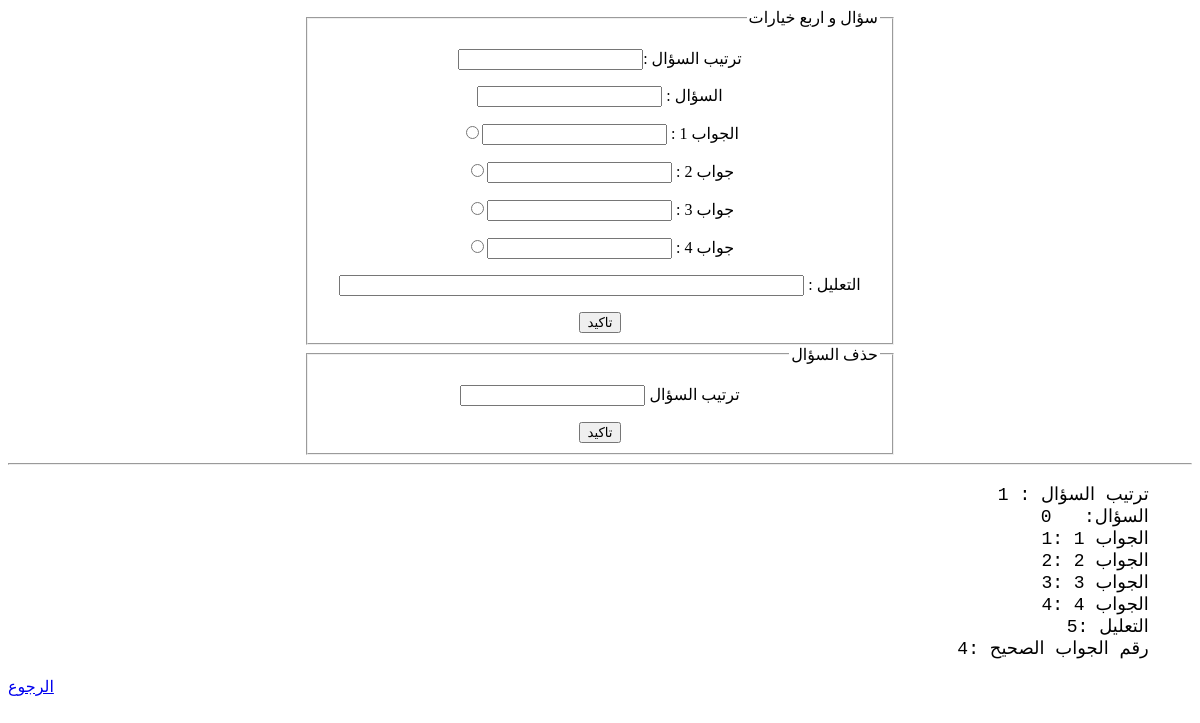
/firstyear/main/firstsemester/ResearchSeeds/AResearchSeeds/AResearchSeedsGM/AResearchSeedsG, run on an earlier commit of the app's database.
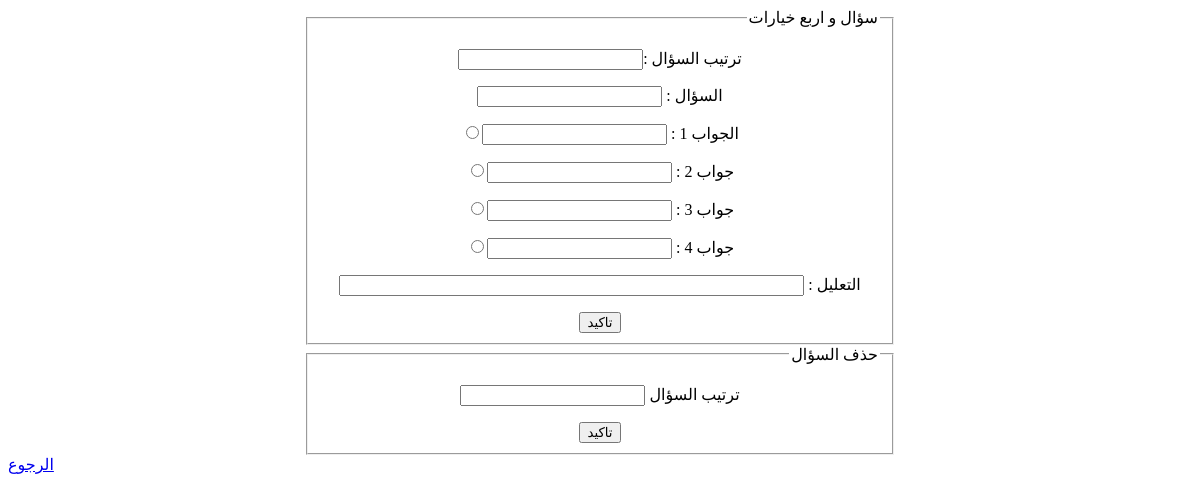
And on a later commit of the database.
### firstyear/models.py (models this page shows)
class AResearchSeedsG(models.Model):
    ExNo = models.ForeignKey(AResearchSeedsGM, on_delete=models.CASCADE, default=1)
    question = models.TextField(null=False)
    ans1 = models.TextField(null=False)
    ans2 = models.TextField(null=False)
    ans3 = models.TextField(null=False)
    ans4 = models.TextField(null=False)
    why = models.TextField(default='')
    No_true = models.IntegerField(default=1, null=False)
    number = models.IntegerField(default=1, null=False)
    class Meta:
        ordering = ['number']

### firstyear/views.py (the view, shortened to what this page needs)
# urls.py: path('main/firstsemester/ResearchSeeds/AResearchSeeds/AResearchSeedsGM/AResearchSeedsG', views.AResearchSeedsG, name='AResearchSeedsG'),
def AResearchSeedsG(request):
    db = ARSGM.objects.first()
    list = ARSG.objects.all()
    return render(request, 'firstyear/ResearchSeeds/AResearchSeedsG.html', {'names': list})

### templates/firstyear/ResearchSeeds/AResearchSeedsG.html (shortened to what this page needs)
<!DOCTYPE html>
<html lang="en">
<head>
</head>
<body>
<div style="text-align: center;">
<center>
    <div align="center" style="width: 50%; height:50%">
        <form method="POST" style="align-items: center">
            <fieldset dir="rtl">
                <legend>سؤال و اربع خيارات</legend>
                <p>
                    <label>ترتيب السؤال :<input name="number" type="number"></label>
                </p>
                <p>
                    <label>السؤال : <input name="question" type="text"/></label>
                </p>
                <p>
                    <label>الجواب 1 : <input name="ans1" type="text"/></label><input name="No" type="radio" value=1>
                </p>
                <p>
                    <label>جواب 2 : <input name="ans2" type="text"/></label><input name="No" type="radio" value=2>
                </p>
                <p>
                    <label>جواب 3 : <input name="ans3" type="text"/></label><input name="No" type="radio" value=3>
                </p>
                <p>
                    <label>جواب 4 : <input name="ans4" type="text"/></label><input name="No" type="radio" value=4>
                </p>
                <p>
                    <label>التعليل : <input name="why" size="55px;" type="text"/></label>
                </p>
                <input name="add" type="submit" value="تاكيد">
            </fieldset>
        </form>
    </div>
    </center>
</div>
<div style="text-align: center;">
<center>
    <div align="center" style="width: 50%; height:50%">
        <form method="POST">
            <fieldset dir="rtl">
                <legend>حذف السؤال</legend>
                <p>
                    <label>ترتيب السؤال <input name="number" type="number"/></label>
                </p>
                <input name="delete" type="submit" value="تاكيد">
            </fieldset>
        </form>
    </div>
    </center>
</div>
<div align="right" dir="rtl" >
{%for x in names%}
    <hr>
    <pre style="font-size: 18px">
    ترتيب السؤال : {{x.number}}
    السؤال:   {{x.question}}
    الجواب 1 :{{x.ans1}}
    الجواب 2 :{{x.ans2}}
    الجواب 3 :{{x.ans3}}
    الجواب 4 :{{x.ans4}}
    التعليل :{{x.why}}
    رقم الجواب الصحيح :{{x.No_true}}
</pre>
{% endfor %}
    </div>
<a href="{% url 'AResearchSeedsGM'%}">الرجوع</a>
</body>
</html>

What changed in the data, as far as the page shows it:
removed AResearchSeedsG: number "1", question "0", ans1 "1", ans2 "2", ans3 "3", ans4 "4", why "5", No_true "4"
